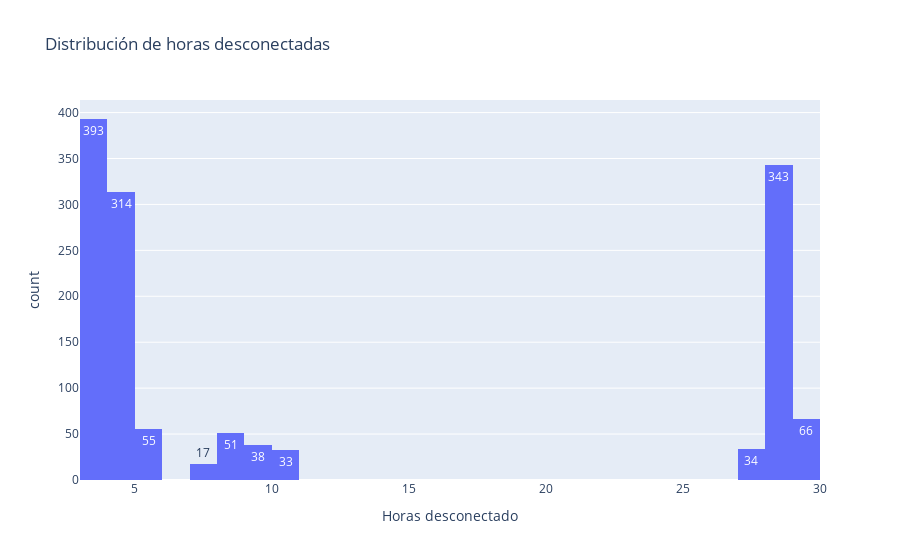

Notebook cell for this chart:
### Code cell
his = on[on['diferencia']>=60*30]
his['diferencia'] = his['diferencia']/(60*60)
import plotly.express as px
df = px.data.tips()
fig = px.histogram(his, x="diferencia",nbins=30,text_auto=True,
                   title='Distribución de horas desconectadas',
                   labels={'diferencia':'Horas desconectado'})
fig.show()

### Figure 1 — Plotly figure (JSON) as saved in the notebook; plotly's stock layout.template omitted (floating-point values rounded to 4 significant figures; data arrays with more than 128 entries replaced by an {"elided": "..."} marker saying what was removed)
{"data": [{"alignmentgroup": "True", "bingroup": "x", "hovertemplate": "Horas desconectado=%{x}<br>count=%{y}<extra></extra>", "legendgroup": "", "marker": {"color": "#636efa", "pattern": {"shape": ""}}, "name": "", "nbinsx": 30, "offsetgroup": "", "orientation": "v", "showlegend": false, "texttemplate": "%{value}", "type": "histogram", "x": {"elided": "1344 float values"}, "xaxis": "x", "yaxis": "y"}], "layout": {"barmode": "relative", "legend": {"tracegroupgap": 0}, "title": {"text": "Distribución de horas desconectadas"}, "xaxis": {"anchor": "y", "domain": [0, 1], "title": {"text": "Horas desconectado"}}, "yaxis": {"anchor": "x", "domain": [0, 1], "title": {"text": "count"}}}}
